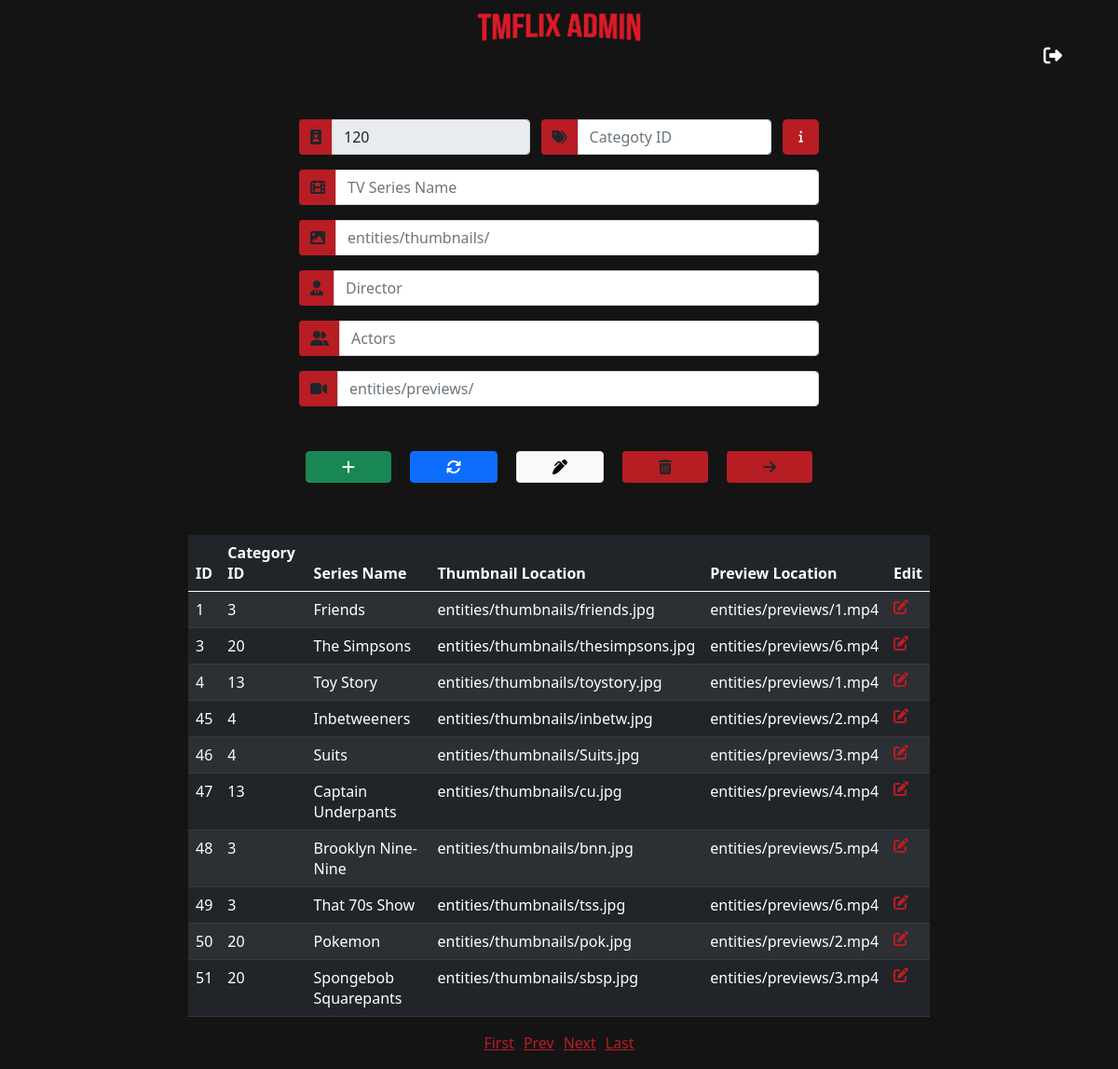
/adminPage.php, run on the app's committed database.
### tables this page shows
CREATE TABLE `entities` (
  `id` int(11) NOT NULL,
  `name` varchar(250) NOT NULL,
  `thumbnail` varchar(250) NOT NULL,
  `preview` varchar(250) NOT NULL,
  `categoryId` int(11) NOT NULL
);

### adminPage.php (the view, shortened to what this page needs)
<?php
require_once("includes/classes/component.php");
require_once("includes/adminNavBar.php");
?>
<!DOCTYPE html>
<html>
<head>
	<link href="https://cdn.jsdelivr.net/npm/bootstrap@5.0.2/dist/css/bootstrap.min.css" rel="stylesheet">
	<link rel="stylesheet" type="text/css" href="assets/style/adminStyle.css">
</head>
<body>
	<div class="wrapper">
	<main class="mainContainer">
		<div class="container text-center">
			<div class="d-flex justify-content-center">
				<form action="" method="post" class="w-50">
					<div class="d-flex justify-content-center">
						<div class="row py-2">
							<div class="col colId">
								<?php inputElement("<i class=\"fas fa-id-badge\"></i>", "ID", "seriesId", setId()); ?>
							</div>
							<div class="col">
							</div>
							<div class="col2">
								<a class="btn btn-lg btn-dangers pop" data-toggle="popover" data-htmlcontent='#myPopoverContent'><i class="fas fa-info"></i>
								</a>
							</div>
						</div>
					</div>
					<div class="py-2">
					</div>
					<div class="pt-2">
						<?php inputCategory("<i class=\"fas fa-image\"></i>", "entities/thumbnails/", "thumbnailDirectory", "") ?>
					</div>
					<div class="py-0">
					</div>
					<div class="py-0">
					</div>
					<div class="pb-2">
					</div>
					<div class="d-flex justify-content-center">
						<?php buttonElement("btn-create", "btn btn-success", "<i class=\"fas fa-plus\"></i>", "create", "dat-toggle='tooltip' data-placement='bottom' title='Create'"); ?>
					</div>
				</form>
			</div>
			<?php
				if (isset($_GET['pageno'])) {
                    $pageno = $_GET['pageno'];
                } else {
                    $pageno = 1;
                }
                $no_of_records_per_page = 10;
                $offset = ($pageno-1) * $no_of_records_per_page;
			 ?>
			<div class="d-flex table-data justify-content-center">
                <table class="table table-striped table-dark">
                    <thead class="thead-dark">
                        <tr>
                            <th>ID</th>
                            <th>Category ID</th>
                            <th>Series Name</th>
                            <th>Thumbnail Location</th>
                            <th>Preview Location</th>
                            <th>Edit</th>
                        </tr>
                    </thead>
                    <tbody id="tbody">
                        <?php
                                $conn=mysqli_connect("localhost","root","","tmflix");
                                $total_pages_sql = "SELECT COUNT(*) FROM entities";
                                $resultPage = mysqli_query($conn,$total_pages_sql);
                                $total_rows = mysqli_fetch_array($resultPage)[0];
                                $total_pages = ceil($total_rows / $no_of_records_per_page);
                                $sql = "SELECT * FROM entities LIMIT $offset, $no_of_records_per_page";
                                $res_data = mysqli_query($conn,$sql);
                                if($res_data){
                                    while($row = mysqli_fetch_assoc($res_data)){?>
                                        <tr>
                                            <td data-id="<?php echo $row['id']; ?>"><?php echo $row['id']; ?></td>
                                            <td data-id="<?php echo $row['id']; ?>"><?php echo $row['categoryId']; ?></td>
                                            <td data-id="<?php echo $row['id']; ?>"><?php echo $row['name']; ?></td>
                                            <td data-id="<?php echo $row['id']; ?>"><?php echo $row['thumbnail']; ?></td>
                                            <td data-id="<?php echo $row['id']; ?>"><?php echo $row['preview']; ?></td>
                                            <td><i class="fas fa-edit btnedit" data-id="<?php echo $row['id']; ?>"></i></td>
                                        </tr>
                            <?php
                                    }
                                }
                        ?>
                    </tbody>
                </table>
            </div>
            <div class="paginationMain">
            	<ul class="pagination">
			        <li><a href="?pageno=1">First</a></li>
			        <li class="<?php if($pageno <= 1){ echo 'disabled'; } ?>">
			            <a href="<?php if($pageno <= 1){ echo '#'; } else { echo "?pageno=".($pageno - 1); } ?>">Prev</a>
			        </li>
			        <li class="<?php if($pageno >= $total_pages){ echo 'disabled'; } ?>">
			            <a href="<?php if($pageno >= $total_pages){ echo '#'; } else { echo "?pageno=".($pageno + 1); } ?>">Next</a>
			        </li>
			        <li><a href="?pageno=<?php echo $total_pages; ?>">Last</a></li>
		    	</ul>
            </div>
		</div>
	</main>
</div>
</body>
</html>

### includes/adminNavBar.php
<div class="topBar">
	<div class="logoContainer">
		<a href="adminPage.php">
			<img src="assets/images/adminlogo.png" alt="Logo">
		</a>
	</div>
	<div class="rightItems">
		<a href="logout.php">
			<i class="fas fa-sign-out-alt"></i>
		</a>
	</div>
</div>

### includes/classes/component.php
<?php
function inputElement($icon, $placeholder, $name, $value){
	$ele = "
		<div class=\"input-group flex-nowrap\">
		  <span class=\"input-group-text bg-warnings\" id=\"addon-wrapping\">$icon</span>
		  <input type=\"text\" name='$name' value='$value' autocomplete=\"off\" class=\"form-control\" placeholder='$placeholder' aria-label=\"Username\" aria-describedby=\"addon-wrapping\">
		</div>
	";
	echo $ele;
}
function inputCategory($icon, $placeholder, $name, $value){
	$ele = "
		<div class=\"input-group mb-3\">
		  <span class=\"input-group-text bg-warnings\" id=\"basic-addon3\">$icon</span>
		  <input type=\"text\" name='$name' class=\"form-control\" id=\"basic-url\" placeholder='$placeholder' aria-describedby=\"basic-addon3\">
		</div>
	";
	echo $ele;
}
function buttonElement($btnId, $sytleclass, $text, $name, $attr){
	$btn = "
		<button name='$name' '$attr' class='$sytleclass' id='$btnId'>
			$text
		</button>
	";
	echo $btn;
}
?>

### assets/style/adminStyle.css (style rules this page uses)
.wrapper { min-width: 1050px; min-height: 100%; background-color: #141414; }
.paginationMain { display: flex; justify-content: center; }
.paginationMain li { padding-right: 5; padding-left: 5; }
.paginationMain li a { color: #b81d24 }
.colId { padding: initial; }
.row.py-2 { margin: inherit; width: -webkit-fill-available; }
.col2 { display: contents; }
.btn-dangers.pop { margin: inherit; font-size: small; color: white; }
.btn-dangers.pop .fa-info { line-height: inherit; }
.bg-warnings { background-color: #b81d24; }
.btn-dangers { background-color: #b81d24; }
.input-group-text { border: none; }
.mainContainer { padding-top: 10%; }
.d-flex button { margin: 1.5em 0.6em; padding: 0.5em 2.4em; }
.d-flex table { margin: 1em 10em; }
table .btnedit { color: #b81d24; cursor: pointer; }
.topBar { position: fixed; width: 100%; z-index: 1; align-items: center; padding: 0 60px; height: 70px; box-sizing: border-box; min-width: 1050px; background-color: #141414; display: block; }
.logoContainer { height: 40px; text-align: center; margin-top: 10px; }
.logoContainer img { height: 100%; align-items: center; }
.rightItems { flex: 1; text-align: right; }
.rightItems i { color: #fff; font-size: 20px; margin-left: 10px; text-decoration: none; }

### data on the page
entities: id "1", categoryId "3", name "Friends", thumbnail "entities/thumbnails/friends.jpg", preview "entities/previews/1.mp4"
entities: id "3", categoryId "20", name "The Simpsons", thumbnail "entities/thumbnails/thesimpsons.jpg", preview "entities/previews/6.mp4"
entities: id "4", categoryId "13", name "Toy Story", thumbnail "entities/thumbnails/toystory.jpg", preview "entities/previews/1.mp4"
entities: id "45", categoryId "4", name "Inbetweeners", thumbnail "entities/thumbnails/inbetw.jpg", preview "entities/previews/2.mp4"
entities: id "46", categoryId "4", name "Suits", thumbnail "entities/thumbnails/Suits.jpg", preview "entities/previews/3.mp4"
entities: id "47", categoryId "13", name "Captain Underpants", thumbnail "entities/thumbnails/cu.jpg", preview "entities/previews/4.mp4"
entities: id "48", categoryId "3", name "Brooklyn Nine-Nine", thumbnail "entities/thumbnails/bnn.jpg", preview "entities/previews/5.mp4"
entities: id "49", categoryId "3", name "That 70s Show", thumbnail "entities/thumbnails/tss.jpg", preview "entities/previews/6.mp4"
entities: id "50", categoryId "20", name "Pokemon", thumbnail "entities/thumbnails/pok.jpg", preview "entities/previews/2.mp4"
entities: id "51", categoryId "20", name "Spongebob Squarepants", thumbnail "entities/thumbnails/sbsp.jpg", preview "entities/previews/3.mp4"
